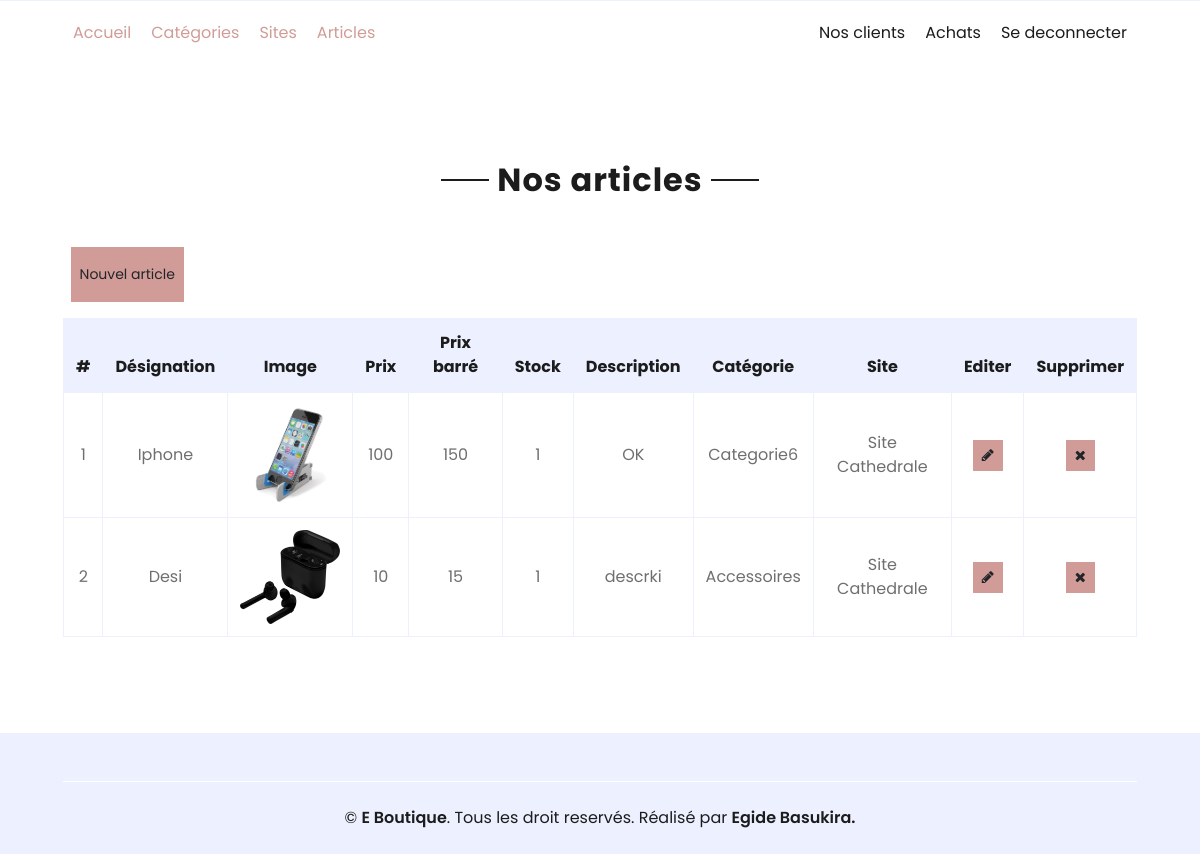
The app's page /articles.php with its own data.
### tables this page shows
CREATE TABLE `article` (
  `id` int(11) NOT NULL,
  `designation` text NOT NULL,
  `image` text NOT NULL,
  `prix` float NOT NULL,
  `prixB` float NOT NULL,
  `stock` float NOT NULL,
  `description` text NOT NULL,
  `categorie` int(11) NOT NULL,
  `site` int(11) NOT NULL
);

CREATE TABLE `categorie` (
  `id` int(11) NOT NULL,
  `categorie` text NOT NULL,
  `description` text NOT NULL
);

CREATE TABLE `site` (
  `id` int(11) NOT NULL,
  `nom` text NOT NULL,
  `adresse` text NOT NULL,
  `numTel` varchar(15) NOT NULL
);

### actions/selectArticles.php (called while the page is built)
<?php
$articles=$db->query("SELECT `article`.`id`, `article`.`designation`, `article`.`image`, `article`.`prix`, `article`.`prixB`, `article`.`stock`, `article`.`description`, `article`.`categorie`, `article`.`site`,categorie.categorie,site.nom FROM `article`,categorie,site WHERE categorie.id=article.categorie AND site.id=article.site ORDER BY `article`.`id` DESC");
?>

### articles.php (the view, shortened to what this page needs)
<?php
require_once 'includes/config.php';
include('actions/selectArticles.php');
?>
<!DOCTYPE html>
<html lang="en">
<head>
    <link href="https://cdnjs.cloudflare.com/ajax/libs/font-awesome/5.10.0/css/all.min.css" rel="stylesheet">
    <link href="lib/owlcarousel/assets/owl.carousel.min.css" rel="stylesheet">
    <link href="css/style.css" rel="stylesheet">
</head>
<body>
    <?php
     include 'includes/navbarA.php';
    ?>
    <div class="container-fluid pt-5">
        <div class="text-center mb-4">
            <h2 class="section-title px-5"><span class="px-2">Nos articles</span></h2>
        </div>
        <a href="article.php" class="btn btn-sm btn-primary my-3 py-3">Nouvel article</a>
        <div class="row px-xl-5">
            <div class="col-lg-12 table-responsive mb-5">
                <table class="table table-bordered text-center mb-0">
                    <thead class="bg-secondary text-dark">
                        <tr>
                            <th>#</th>
                            <th>Désignation</th>
                            <th>Image</th>
                            <th>Prix</th>
                            <th>Prix barré</th>
                            <th>Stock</th>
                            <th>Description</th>
                            <th>Catégorie</th>
                            <th>Site</th>
                            <th>Editer</th>
                            <th>Supprimer</th>
                        </tr>
                    </thead>
                    <tbody class="align-middle">
                    <?php
            $i=0;
            while($article=$articles->fetch())
            {
                $i++;
                ?>
                        <tr>
                            <td class="align-middle"><?=$i?></td>
                            <td class="align-middle"><?=$article[1]?></td>
                            <td class="align-middle"><img src="upload/<?=$article[2]?>" alt="" style="width: 100px;"></td>
                            <td class="align-middle"><?=$article[3]?></td>
                            <td class="align-middle"><?=$article[4]?></td>
                            <td class="align-middle"><?=$article[5]?></td>
                            <td class="align-middle"><?=$article[6]?></td>
                            <td class="align-middle"><?=$article[9]?></td>
                            <td class="align-middle"><?=$article[10]?></td>
                            <td class="align-middle"><a href="articleEdit.php?id=<?=$article[0]?>" class="btn btn-sm btn-primary"><i class="fa fa-pencil" aria-hidden="true"></i></a></td>
                            <td class="align-middle"><a href="" class="btn btn-sm btn-primary"><i class="fa fa-times"></i></a></td>
                        </tr>
                        <?php
            }
            ?>
                    </tbody>
                </table>
            </div>
        </div>
    </div>
    <?php
    include 'includes/footerA.php';
    ?>
</body>
</html>

### records on screen
article: designation "Iphone", image (picture), prix "100", prixB "150", stock "1", description "OK", categorie.categorie "Categorie6", site.nom "Site Cathedrale"
article: designation "Desi", image (picture), prix "10", prixB "15", stock "1", description "descrki", categorie.categorie "Accessoires", site.nom "Site Cathedrale"
